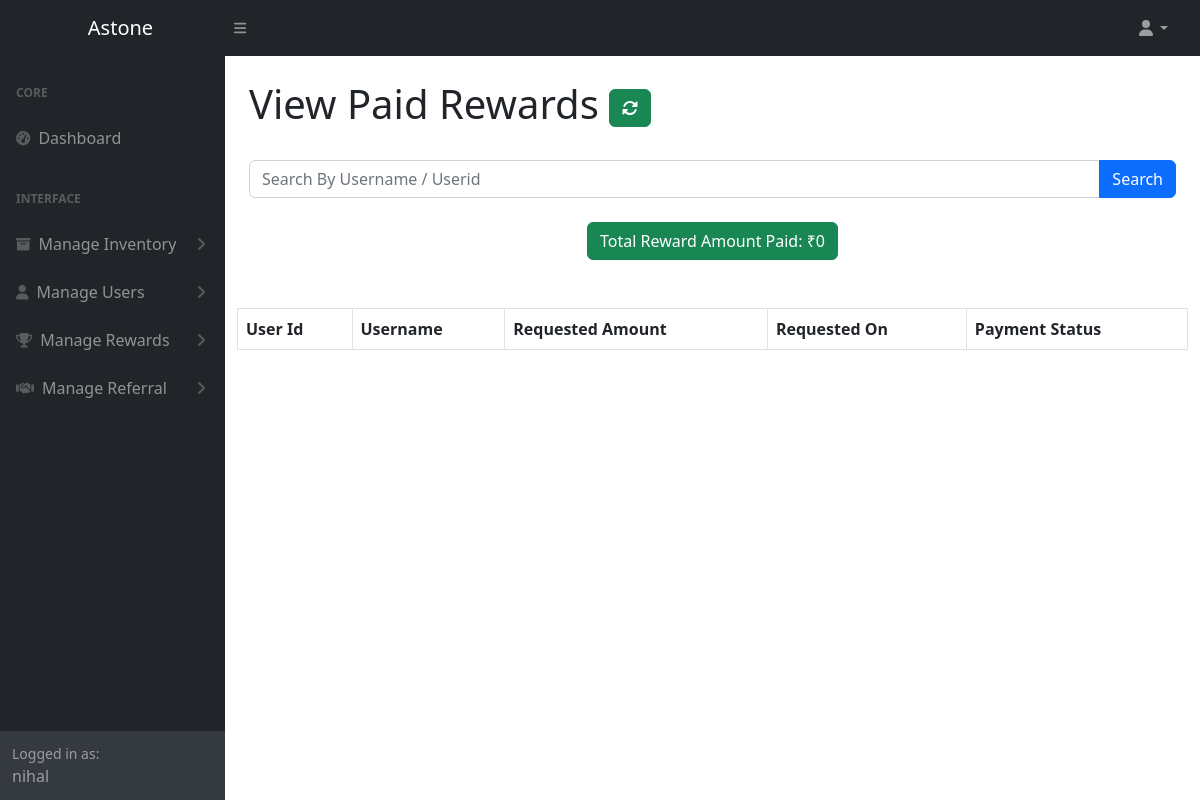
/view_paidrewards (signed in), run on an earlier commit of the app's database.
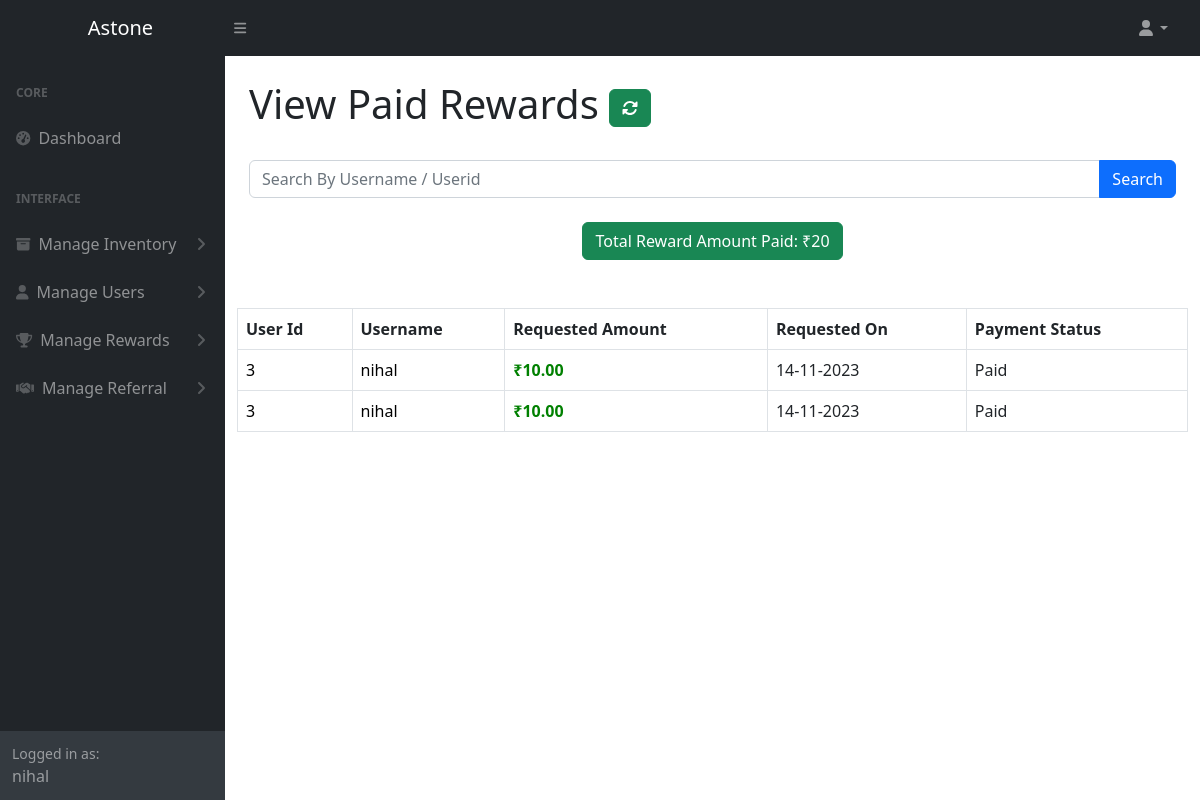
And on a later commit of the database.
### astoneapp/models.py (models this page shows, shortened)
class Withdraw(models.Model):
    username = models.CharField(max_length=255, null=True, blank=True)
    userid = models.CharField(max_length=50, null=True, blank=True)
    rewardamount = models.DecimalField(max_digits=10, decimal_places=2, null=True, blank=True)
    referralamount = models.DecimalField(max_digits=10, decimal_places=2, null=True, blank=True)
    requestedon = models.DateTimeField(auto_now_add=True)
    paidon = models.DateTimeField(auto_now_add=True)
    PAYMENT_STATUS_CHOICES = (
        ('paid', 'Paid'),
        ('pending', 'Pending'),
        ('processing', 'Processing'),
        ('cancelled', 'Cancelled'),
    )
    paymentstatus = models.CharField(max_length=20, choices=PAYMENT_STATUS_CHOICES, default='processing')

### astoneapp/views.py (the view)
# urls.py: path('view_paidrewards', views.view_paidrewards, name='view_paidrewards'),
def view_paidrewards(request):
    query = request.GET.get('query')
    paid_rewards = Withdraw.objects.filter(paymentstatus='Paid')
    if query:
        paid_rewards = paid_rewards.filter(Q(username__icontains=query) | Q(userid__icontains=query))
    total_paid_rewardamount = paid_rewards.aggregate(total_rewardamount=Sum('rewardamount'))
    total_sum = total_paid_rewardamount['total_rewardamount'] or 0
    context = {'rewards': paid_rewards, 'total_sum': total_sum}
    return render(request, 'astone_admin/view_paidrewards.html', context)

### astoneapp/templates/astone_admin/view_paidrewards.html (shortened to what this page needs)
{% extends 'astone_admin/base.html' %}
{% load static %}
{% block content %}
<div class="container-fluid px-4">
    <h1 class="mt-4">View Paid Rewards             <a href="{% url 'view_paidrewards' %}" class="btn btn-success"><i class="fas fa-sync-alt"></i></a></h1>
</div>
<br>
<form method="get" class="mb-4 px-4">
    <div class="input-group">
        <input type="text" name="query" class="form-control" placeholder="Search By Username / Userid" >
        <button type="submit" class="btn btn-primary">Search</button>
    </div>
</form>
<div class="center">
    <a href="#" class="btn btn-success" style="color:white;">Total Reward Amount Paid: ₹{{total_sum}}</a>
</div>
<div class="container mt-5">
    <table class="table table-bordered">
        <thead>
            <tr>
                <th>User Id</th>
                <th>Username</th>
                <th>Requested Amount</th>
                <th>Requested On</th>
                <th>Payment Status</th>
            </tr>
        </thead>
        <tbody>
            {% for i in rewards %}
            <tr>
                <td><a href="{% url 'viewusersingle' i.userid %}" style="text-decoration:none; color:black;">{{i.userid}}</a></td>
                <td><a href="{% url 'viewusersingle' i.userid %}" style="text-decoration:none; color:black;">{{i.username}}</a></td>
                <td style="color:green; font-weight:600;">₹{{i.rewardamount}}</td>
                <td>{{ i.requestedon|date:"d-m-Y" }}</td>
                <td>{{i.paymentstatus}}</td>
            </tr>
            {% endfor %}
        </tbody>
    </table>
</div>
{% endblock %}

What changed in the data, as far as the page shows it:
added Withdraw: userid "3", username "nihal", rewardamount "10.00", requestedon "14-11-2023", paymentstatus "Paid"
added Withdraw: userid "3", username "nihal", rewardamount "10.00", requestedon "14-11-2023", paymentstatus "Paid"
Also different on the page:
{{ total_sum }}: "0" → "20"
